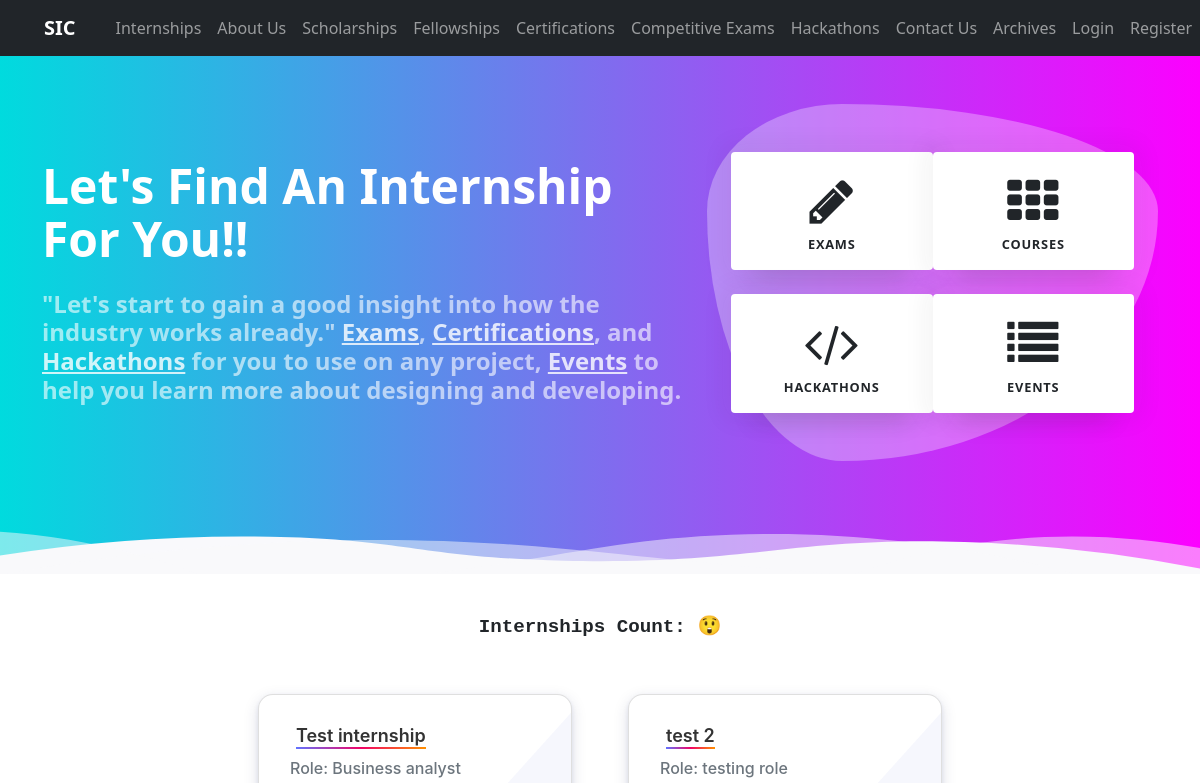
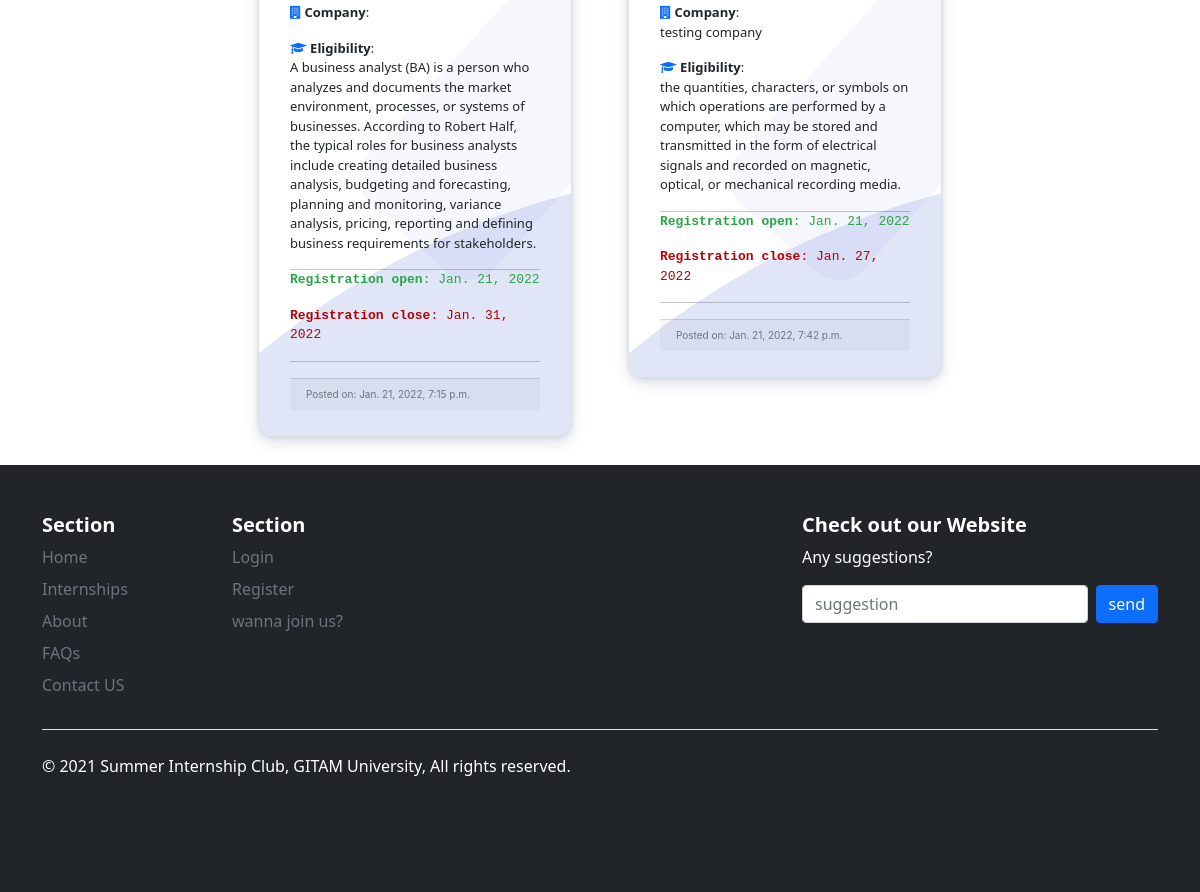
The app's page /sug/, older data (2 pictures, top to bottom).
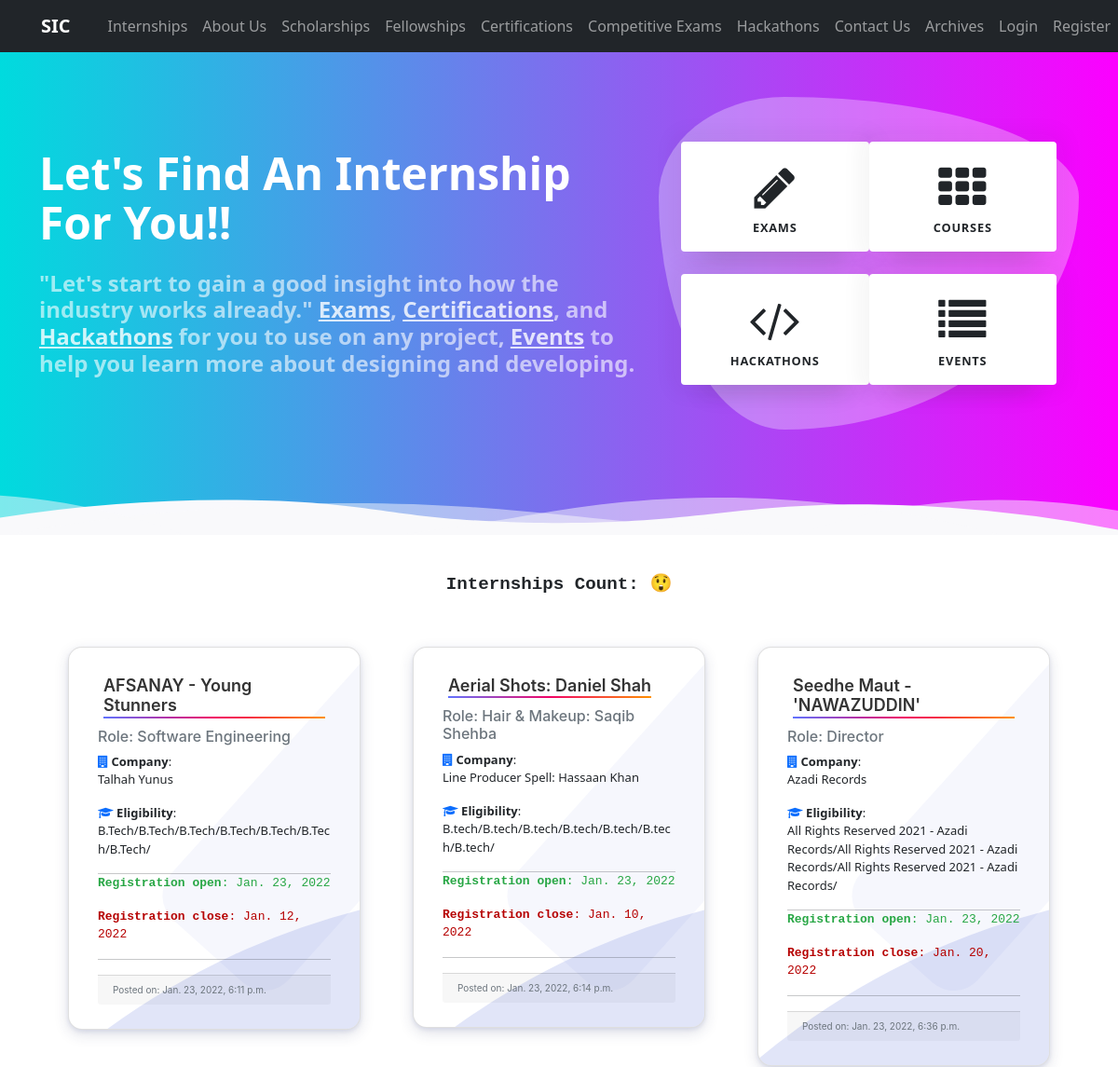
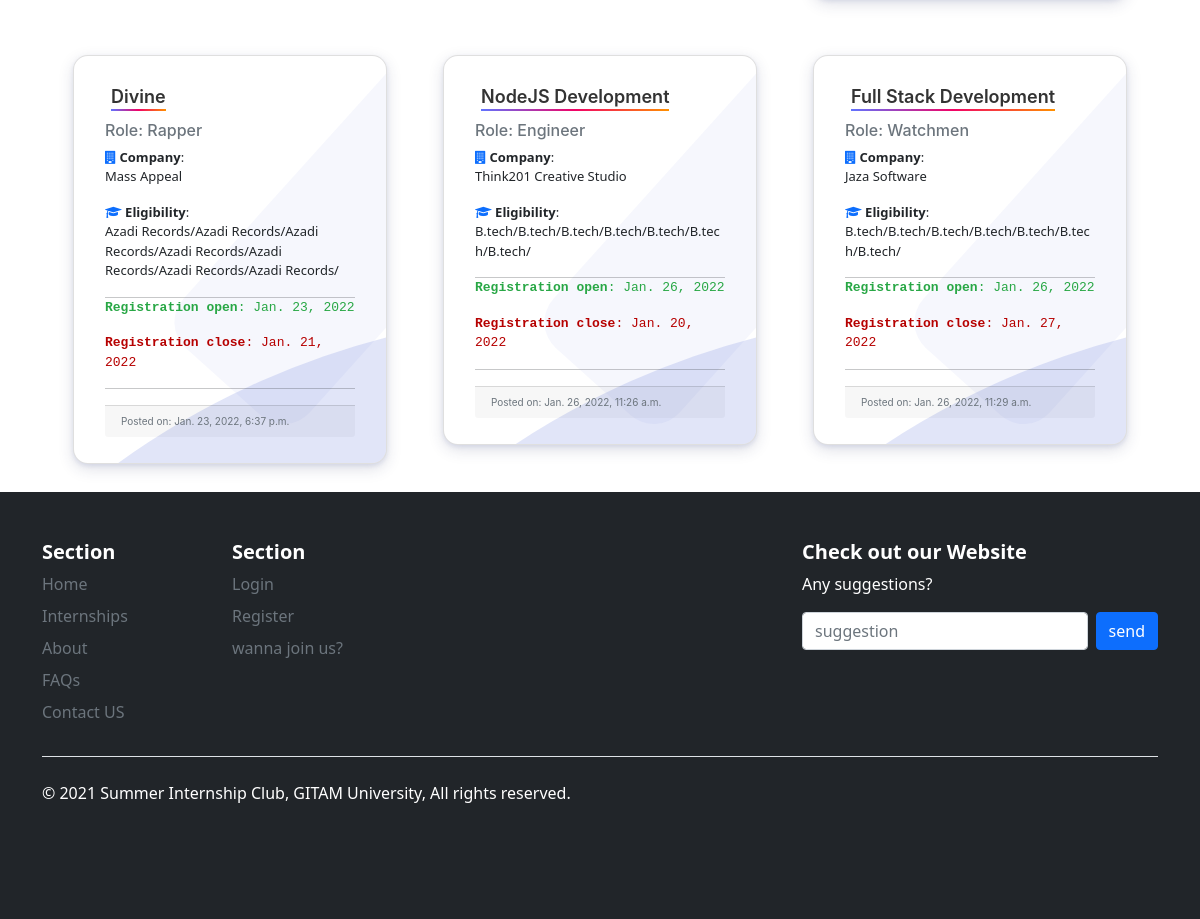
The same page, newer data (2 pictures, top to bottom).
### page/models.py (models this page shows, shortened)
class Internship(models.Model):
    title = models.CharField(max_length=75, blank=False)
    comapny_org = models.CharField(max_length=150, blank=True)
    role = models.CharField(max_length=50, blank=False)
    format = models.CharField(max_length=50, blank=False)
    description = models.TextField()
    registration_open = models.DateField()
    registration_close = models.DateField()
    eligibility = models.TextField()
    referral_link = models.CharField(max_length=100, blank=False)
    branch = models.CharField(max_length=50, choices=BRANCH_CHOICES, default='Everyone')
    date_posted = models.DateTimeField(default=timezone.now, blank=False)

### page/views.py (the view)
# urls.py: path('sug/', views.feedback, name='page-suggestions'),
def feedback(request):
    if request.method == "POST":
        if request.POST.get('suggestion'):
            sug = Suggestions()
            sug.user_name = request.user
            sug.description = request.POST.get('suggestion')
            sug.save()
    context = {
        'posts': Internship.objects.all()
    }
    return render(request, 'page/internships.html', context)

### page/templates/page/internships.html (shortened to what the changed rows need)
{% extends "page/base.html" %}
{% block content %}
{% load static %}
<link href="https://maxcdn.bootstrapcdn.com/font-awesome/4.7.0/css/font-awesome.min.css" rel="stylesheet">
<header class="masthead">
    <div class="container">
        <div class="row align-items-center">
            <div class="col-lg-7 py-5">
                <h1 class="mb-4">Let's Find An Internship For You!!</h1>
                <h2 class="m-0">"Let's start to gain a good insight into how the industry works already." <a
                        href="/themes">Exams</a>, <a href="/templates">Certifications</a>, and <a href="/snippets">Hackathons</a>
                    for you to use on any project, <a href="/guides">Events</a> to help you learn more about designing
                    and developing.</h2>
            </div>
        </div>
    </div>
</header>
    <div class="fullcontainer">
        {% for post in posts %}
        <div class="grid">
            <div class="card cardtwo">
                <div class="hover_color_bubble"></div>
                <div class="card-body">
                    <h5 class="bn40div"><a class="card-title bn41" href="{% url 'specific_internship' post.title %}">{{ post.title }}</a></h5>
                    <h6 class="card-subtitle mb-2 text-muted">Role: {{ post.role }}</h6>
                    <p class="card-text "><i class="fa fa-building mr-3 text-primary"></i>      <b>Company</b>:<br/>{{ post.comapny_org }}</p>
                    <p class="card-text"> <i class="fa fa-graduation-cap mr-3 text-primary"></i> <b>Eligibility</b>:<br/>{{post.eligibility}}</p>
                    <hr>
                    <p class="card-texttwo green"><b>Registration open</b>: {{ post.registration_open}}</p>
                    <p class="card-texttwo red"><b>Registration close</b>: {{ post.registration_close}}</p>
                    <hr>
                    <div class="card-footer text-muted" style="font-size:10px; text-align:left">Posted on: {{ post.date_posted }}
                    </div>
                </div>
            </div>
        </div>
        {% endfor %}
    </div>
{% endblock content %}

Row changes from the older to the newer data that the page shows:
removed Internship: title "Test internship", role "Business analyst", eligibility "A business analyst (BA) is a person who analyzes and documents the market environment, processes, or systems of businesses. According to Robert Half, the typical roles for business analysts include creating detailed business analysis, budgeting and forecasting, planning and monitoring, variance analysis, pricing, reporting and defining business requirements for stakeholders.", registration_open "Jan. 21, 2022", registration_close "Jan. 31, 2022", date_posted "Jan. 21, 2022, 7:15 p.m."
removed Internship: title "test 2", role "testing role", comapny_org "testing company", eligibility "the quantities, characters, or symbols on which operations are performed by a computer, which may be stored and transmitted in the form of electrical signals and recorded on magnetic, optical, or mechanical recording media.", registration_open "Jan. 21, 2022", registration_close "Jan. 27, 2022", date_posted "Jan. 21, 2022, 7:42 p.m."
added Internship: title "AFSANAY - Young Stunners", role "Software Engineering", comapny_org "Talhah Yunus", eligibility "B.Tech/B.Tech/B.Tech/B.Tech/B.Tech/B.Tech/B.Tech/", registration_open "Jan. 23, 2022", registration_close "Jan. 12, 2022", date_posted "Jan. 23, 2022, 6:11 p.m."
added Internship: title "Aerial Shots: Daniel Shah", role "Hair & Makeup: Saqib Shehba", comapny_org "Line Producer Spell: Hassaan Khan", eligibility "B.tech/B.tech/B.tech/B.tech/B.tech/B.tech/B.tech/", registration_open "Jan. 23, 2022", registration_close "Jan. 10, 2022", date_posted "Jan. 23, 2022, 6:14 p.m."
added Internship: title "Seedhe Maut - 'NAWAZUDDIN'", role "Director", comapny_org "Azadi Records", eligibility "All Rights Reserved 2021 - Azadi Records/All Rights Reserved 2021 - Azadi Records/All Rights Reserved 2021 - Azadi Records/", registration_open "Jan. 23, 2022", registration_close "Jan. 20, 2022", date_posted "Jan. 23, 2022, 6:36 p.m."
added Internship: title "Divine", role "Rapper", comapny_org "Mass Appeal", eligibility "Azadi Records/Azadi Records/Azadi Records/Azadi Records/Azadi Records/Azadi Records/Azadi Records/", registration_open "Jan. 23, 2022", registration_close "Jan. 21, 2022", date_posted "Jan. 23, 2022, 6:37 p.m."
added Internship: title "NodeJS Development", role "Engineer", comapny_org "Think201 Creative Studio", eligibility "B.tech/B.tech/B.tech/B.tech/B.tech/B.tech/B.tech/", registration_open "Jan. 26, 2022", registration_close "Jan. 20, 2022", date_posted "Jan. 26, 2022, 11:26 a.m."
added Internship: title "Full Stack Development", role "Watchmen", comapny_org "Jaza Software", eligibility "B.tech/B.tech/B.tech/B.tech/B.tech/B.tech/B.tech/", registration_open "Jan. 26, 2022", registration_close "Jan. 27, 2022", date_posted "Jan. 26, 2022, 11:29 a.m."
